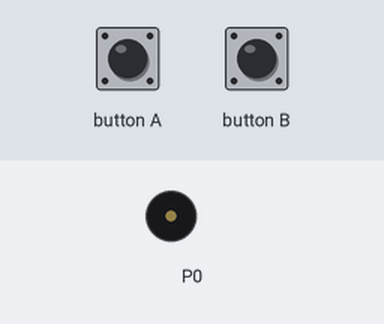
Simulated run of this program. Board: BBC micro:bit (MakeCode). On the bench: buzzer (waves = sounding). The inputs (shaded band) are chosen by the test bench.

Above: at 1.2 s.
1.3 s: button A pressed for 0.15 s
At 1.8 s:
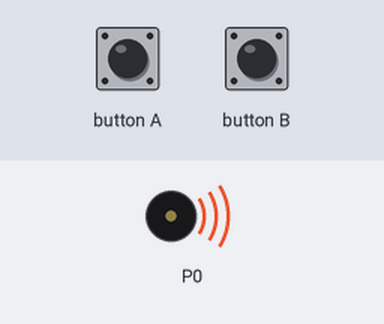
Timing chart, 0 to 10.4 s (numbered marks = the images above; inputs shaded):
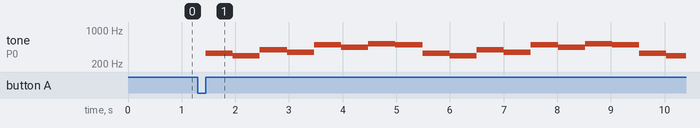

The program:

main.ts
```typescript
input.onButtonPressed(Button.A, function () {
    for (let index = 0; index < 99; index++) {
        music.play(music.stringPlayable("E D G F B A C5 B ", 120), music.PlaybackMode.UntilDone)
    }
})
input.onButtonPressed(Button.B, function () {
    for (let index = 0; index < 9999; index++) {
        music.stopAllSounds()
    }
})
```

test.ts
```typescript
// 在此处测试；当此软件包作为插件使用时，将不会编译此软件包。
```

Measured:
- after the input at 1.3 s, tone on P0: silent → 330 Hz after 0.15 s, then repeats every 4.0 s: 294 Hz 0.51 s, 392 Hz 0.51 s, 349 Hz 0.51 s, 494 Hz 0.51 s, 440 Hz 0.51 s, 523 Hz 0.51 s, 494 Hz 0.51 s, 330 Hz 0.51 s
